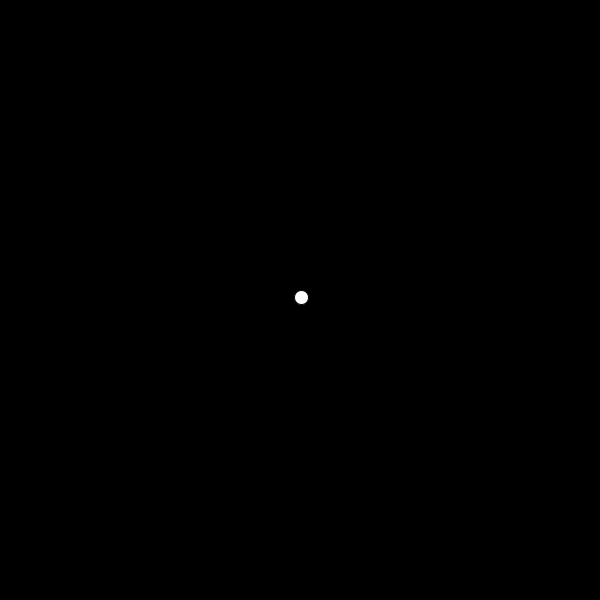
Frame 1 (no input)
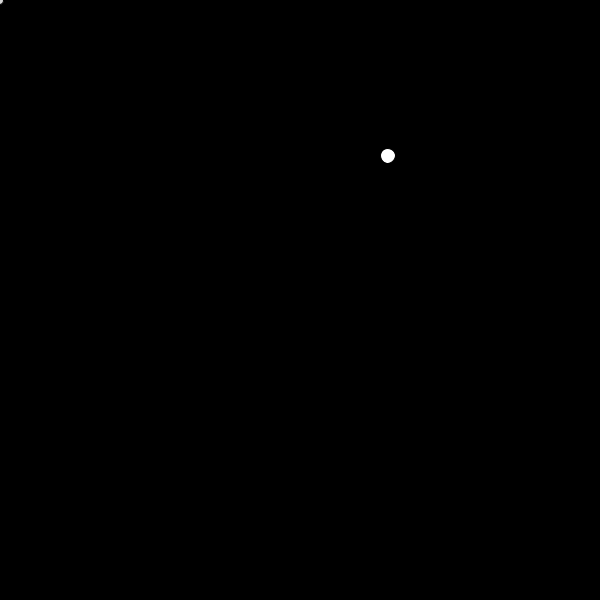
Frame 60 (the mouse pressed at the canvas centre just before this capture)
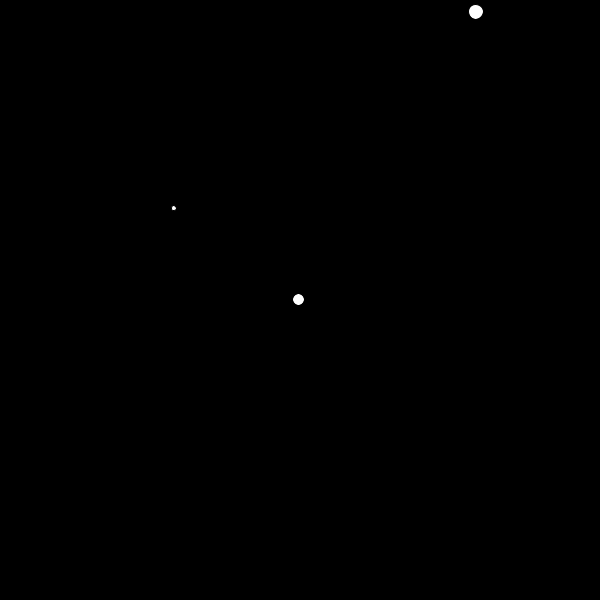
Frame 120 (the mouse held since frame 60 and released just before this capture)

The Processing sketch that drew these frames (run headless with seeded random() and noise(); from frame 60 on, the mouse is pressed at the canvas centre):

// Processing sketch: q6_particles
// ── q6_particles.pde
Particle myParticle;//declare
ArrayList <Particle> myParticles = new ArrayList<Particle>();
//naming+assign

void setup(){
  size(600, 600); 
  myParticle = new Particle(width/2, height/2); 
}

void draw(){
  background(0); 
  myParticle.move();
  myParticle.bounce(); 
  myParticle.display(); 
  if(frameCount % 30 ==0){
    myParticles.add(new Particle(mouseX, mouseY));
    // call the name
    //need the position
  }
  
  for (int i=0; i<myParticles.size(); i++){
    Particle p =myParticles.get(i);
    p.move();
    p.bounce();
    p.display();
    if(p.dead()){
      myParticles.remove(i);
    }
  }
  //to check to see if a particle is still alive, can use .dead() method
  println(myParticle.dead()); 
}

class Particle{
  PVector pos; 
  PVector vel; 
  float size; 
  
  int opacity = 255; 
  
  Particle(float x, float y){
     pos = new PVector(x, y); 
     
     vel = new PVector(random(-5, 5), random(-5, 5)); 
     
     size = random(5, 15); 
  }
  
  void move(){
    pos.add(vel); 
  }
  
  void bounce(){
    if(pos.x<= size/2 || pos.x>= width-size/2){
      vel.x = - vel.x*.9; 
      opacity -= 20; 
    }
    if(pos.y<= size/2 || pos.y>= height -size/2){
      vel.y = - vel.y*.9; 
      opacity -= 20; 
    }
  }
  
  void display(){
    fill(255, opacity); 
    ellipse(pos.x, pos.y, size, size); 
  }
  
  boolean dead(){
    if(opacity <= 20){
      return true;
    }else{
      return false;
    }
  }
}
